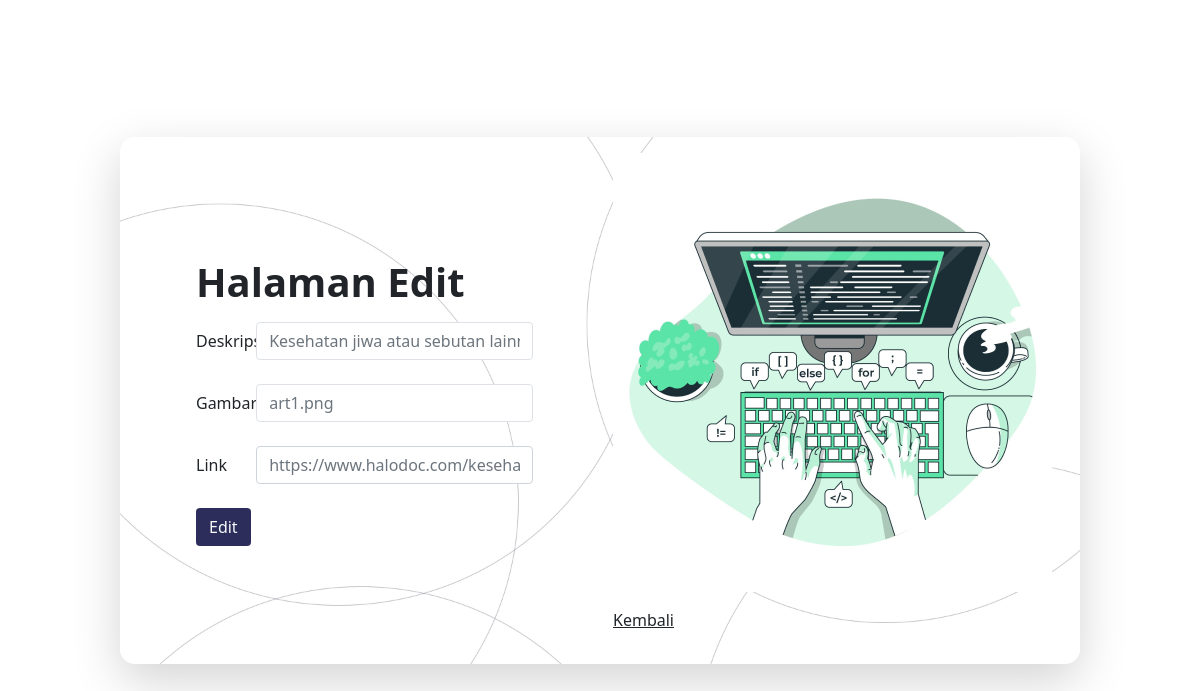
/admin/updateArt.php?id_art=1 (signed in), run on the app's committed database.
### tables this page shows
CREATE TABLE `artikel` (
  `id_art` int(3) NOT NULL,
  `gambar_art` varchar(111) NOT NULL,
  `desk_art` varchar(111) NOT NULL,
  `link` varchar(111) NOT NULL
);

### admin/updateArt.php (the view, shortened to what this page needs)
<?php
include "../koneksi.php";
if (isset($_GET['id_art'])) {
    $id_art = $_GET['id_art'];
    $query = mysqli_query($connect, "SELECT * FROM Artikel WHERE id_art='$id_art'");
    $data = mysqli_fetch_array($query);
}
?>
<!DOCTYPE html>
<html lang="en">
  <?php include '../tmplt/headAd.php'; ?>
  <body class="overflow-x-hidden" style="height: 100vh;">
    <div class="container d-flex align-items-center justify-content-center" style="height: 100%;">
        <div id="daftar" class="row shadow-lg p-3 mx-auto d-flex align-items-center justify-content-center" style="border-radius: 15px; width: 80vw;background-image: url(../gambar/bg2.jpg); background-size: cover;">
            <div class="col ms-5">
                <h1 class="mb-3 mt-1"><b>Halaman Edit</b></h1>
                <form action="" method="post">
                    <div class="mb-4 row">
                        <label for="inputUsername" class="col-sm-2 col-form-label">Deskripsi</label>
                        <div class="col-sm-10">
                          <input type="text" class="form-control border border-none" name="deskripsi" placeholder="<?php echo $data["desk_art"]?>">
                        </div>
                      </div>
                    <div class="mb-4 row">
                        <label for="inputUsername" class="col-sm-2 col-form-label">Gambar</label>
                        <div class="col-sm-10">
                          <input type="text" class="form-control border border-none" name="gambar" placeholder="<?php echo $data["gambar_art"]?>">
                        </div>
                      </div>
                      <div class="mb-4 row">
                        <label for="inputEmail" class="col-sm-2 col-form-label">Link</label>
                        <div class="col-sm-10">
                          <input type="text" class="form-control" name="link" placeholder="<?php echo $data["link"]?>">
                        </div>
                      </div>
                      <button type="submit" name="submit" class="btn bg-dark text-light">Edit</button>
                </form>
            </div>
            <div class="col ms-2">
                <img src="../gambar/mss.png" class="ms-5" alt="" srcset="">
                <p class="mt-3"><a class="link-underline-dark mt-5 ms-5 text-dark text-center" href="idxAdmin.php">Kembali</a></p>
            </div>
    </div>
    </div>
  </body>
</html>

### style.css (style rules this page uses)
.bg-dark { background-color: #2C2D5B !important; }

### data on the page
artikel: deskripsi "Kesehatan jiwa atau sebutan lainnya kesehatan mental adalah kesehatan yang berkaitan dengan kondisi emosi, keji", gambar "art1.png", link "https://www.halodoc.com/kesehatan/kesehatan-mental"
